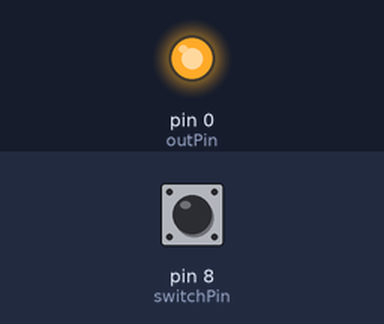
A sketch run on a simulated Arduino Uno, built with avr-gcc and run on an emulated ATmega328P. On the bench: output pins drawn as LEDs (lit = HIGH). Inputs (shaded band) come from the test bench; at power-on: pin 8 (switchPin) HIGH.

Above: at 1.2 s.
1.3 s: pin 8 (switchPin) pulled LOW for 0.15 s
At 1.37 s:
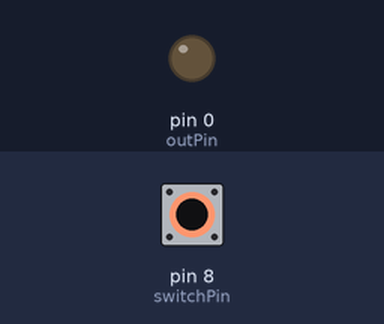
2.9 s: pin 8 (switchPin) pulled LOW for 3.2 s
At 7.0 s:
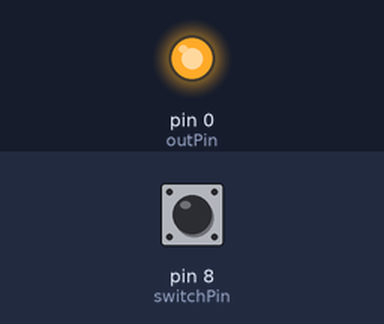
Timing chart, 0 to 8.5 s (numbered marks = the images above; inputs shaded):
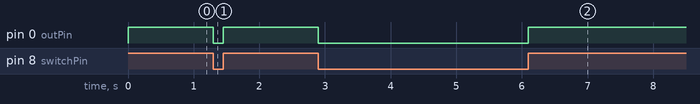

Measured:
- after the input at 1.3 s, pin 0 (outPin): HIGH → LOW at once, → HIGH 0.15 s later
- after the input at 2.9 s, pin 0 (outPin): HIGH → LOW at once, → HIGH 3.2 s later

The sketch:

LAB_5.ino
```cpp
const byte outPin = 0, switchPin = 8;
void setup() {
  pinMode(outPin, OUTPUT);
  pinMode(switchPin, INPUT);
}

void loop() {
  bool state = digitalRead(switchPin);
  digitalWrite(outPin, state);
}
```
